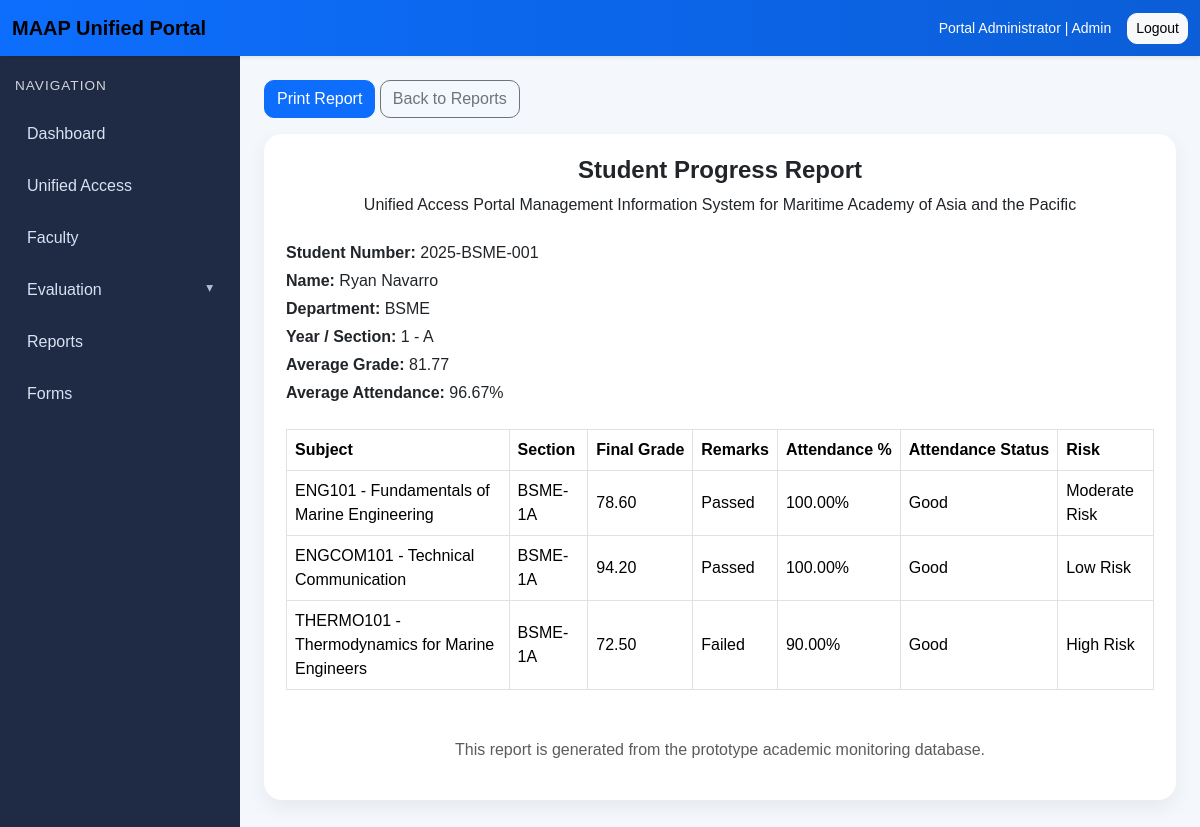
The page /reports/student/16/progress/ (signed in) on the database its author committed.
### accounts/models.py (models this page shows, shortened)
class CustomUser(AbstractUser):
    ROLE_CHOICES = [
        ("admin", "Admin"),
        ("faculty", "Faculty"),
        ("student", "Student"),
    ]
    role = models.CharField(max_length=20, choices=ROLE_CHOICES, default="student")

### academics/models.py (models this page shows, shortened)
class StudentProfile(models.Model):
    user = models.OneToOneField(
        settings.AUTH_USER_MODEL,
        on_delete=models.CASCADE,
        related_name="student_profile"
    )
    department = models.ForeignKey(
        Department,
        on_delete=models.SET_NULL,
        null=True,
        blank=True,
        related_name="students"
    )
    student_number = models.CharField(max_length=30, unique=True)
    year_level = models.CharField(max_length=20)
    section = models.CharField(max_length=50)
    class Meta:
        ordering = ["student_number"]

class Department(models.Model):
    name = models.CharField(max_length=150, unique=True)
    code = models.CharField(max_length=20, unique=True)
    class Meta:
        ordering = ["name"]

class Enrollment(models.Model):
    student = models.ForeignKey(
        StudentProfile,
        on_delete=models.CASCADE,
        related_name="enrollments"
    )
    class_section = models.ForeignKey(
        ClassSection,
        on_delete=models.CASCADE,
        related_name="enrollments"
    )
    enrolled_at = models.DateTimeField(auto_now_add=True)
    class Meta:
        ordering = ["student__student_number"]
        unique_together = ("student", "class_section")

class ClassSection(models.Model):
    subject = models.ForeignKey(
        Subject,
        on_delete=models.CASCADE,
        related_name="class_sections"
    )
    faculty = models.ForeignKey(
        FacultyProfile,
        on_delete=models.SET_NULL,
        null=True,
        blank=True,
        related_name="classes_handled"
    )
    section_name = models.CharField(max_length=50)
    term = models.CharField(max_length=30)
    school_year = models.CharField(max_length=20)
    schedule = models.CharField(max_length=100, blank=True)
    room = models.CharField(max_length=50, blank=True)
    class Meta:
        ordering = ["school_year", "term", "section_name"]
        unique_together = ("subject", "section_name", "term", "school_year")

class Subject(models.Model):
    code = models.CharField(max_length=20, unique=True)
    title = models.CharField(max_length=200)
    units = models.PositiveIntegerField(default=3)
    department = models.ForeignKey(
        Department,
        on_delete=models.SET_NULL,
        null=True,
        blank=True,
        related_name="subjects"
    )
    class Meta:
        ordering = ["code"]

class Grade(models.Model):
    enrollment = models.OneToOneField(
        Enrollment,
        on_delete=models.CASCADE,
        related_name="grade"
    )
    quiz_total = models.DecimalField(max_digits=5, decimal_places=2, default=0)
    activity_total = models.DecimalField(max_digits=5, decimal_places=2, default=0)
    exam_total = models.DecimalField(max_digits=5, decimal_places=2, default=0)
    lab_total = models.DecimalField(max_digits=5, decimal_places=2, default=0)
    attendance_score = models.DecimalField(max_digits=5, decimal_places=2, default=0)
    final_grade = models.DecimalField(max_digits=5, decimal_places=2, default=0)
    remarks = models.CharField(max_length=20, blank=True)
    updated_at = models.DateTimeField(auto_now=True)
    class Meta:
        ordering = ["enrollment__class_section", "enrollment__student__student_number"]

class AttendanceSummary(models.Model):
    enrollment = models.OneToOneField(
        Enrollment,
        on_delete=models.CASCADE,
        related_name="attendance_summary"
    )
    present_count = models.PositiveIntegerField(default=0)
    absent_count = models.PositiveIntegerField(default=0)
    late_count = models.PositiveIntegerField(default=0)
    attendance_percent = models.DecimalField(max_digits=5, decimal_places=2, default=0)
    status = models.CharField(max_length=20, blank=True)
    updated_at = models.DateTimeField(auto_now=True)
    class Meta:
        ordering = ["enrollment__class_section", "enrollment__student__student_number"]

### reports/views.py (the view)
# urls.py: path("student/<int:student_id>/progress/", views.printable_student_progress_report, name="printable-student-progress-report"),
@login_required
def printable_student_progress_report(request, student_id):
    if not _admin_check(request):
        return redirect("role-redirect")
    student_profile = get_object_or_404(
        StudentProfile.objects.select_related("user", "department"),
        id=student_id
    )
    return _render_student_progress_report(request, student_profile)

### reports/views.py (called while the page is built)
def _admin_check(request):
    return request.user.is_authenticated and request.user.role == "admin"

### templates/reports/printable_student_progress_report.html (shortened to what this page needs)
{% extends "base.html" %}
{% block content %}
<div class="no-print mb-3">
    <button onclick="window.print()" class="btn btn-primary">Print Report</button>
    <a href="{% url 'reports-index' %}" class="btn btn-outline-secondary">Back to Reports</a>
</div>
<div class="section-box printable-report">
    <div class="text-center mb-4">
        <h4 class="fw-bold">Student Progress Report</h4>
        <p class="mb-1">Unified Access Portal Management Information System for Maritime Academy of Asia and the Pacific</p>
    </div>
    <div class="mb-4">
        <p class="mb-1"><strong>Student Number:</strong> {{ student_profile.student_number }}</p>
        <p class="mb-1"><strong>Name:</strong> {{ student_profile.user.get_full_name }}</p>
        <p class="mb-1"><strong>Department:</strong> {{ student_profile.department.code }}</p>
        <p class="mb-1"><strong>Year / Section:</strong> {{ student_profile.year_level }} - {{ student_profile.section }}</p>
        <p class="mb-1"><strong>Average Grade:</strong>
            {% if average_grade %}{{ average_grade|floatformat:2 }}{% else %}No data{% endif %}
        </p>
        <p class="mb-1"><strong>Average Attendance:</strong>
            {% if average_attendance %}{{ average_attendance|floatformat:2 }}%{% else %}No data{% endif %}
        </p>
    </div>
    <table class="table table-bordered align-middle">
        <thead>
            <tr>
                <th>Subject</th>
                <th>Section</th>
                <th>Final Grade</th>
                <th>Remarks</th>
                <th>Attendance %</th>
                <th>Attendance Status</th>
                <th>Risk</th>
            </tr>
        </thead>
        <tbody>
            {% for row in rows %}
            <tr>
                <td>{{ row.enrollment.class_section.subject.code }} - {{ row.enrollment.class_section.subject.title }}</td>
                <td>{{ row.enrollment.class_section.section_name }}</td>
                <td>{% if row.grade %}{{ row.grade.final_grade }}{% else %}-{% endif %}</td>
                <td>{% if row.grade %}{{ row.grade.remarks }}{% else %}-{% endif %}</td>
                <td>{% if row.attendance %}{{ row.attendance.attendance_percent }}%{% else %}-{% endif %}</td>
                <td>{% if row.attendance %}{{ row.attendance.status }}{% else %}-{% endif %}</td>
                <td>{{ row.risk }}</td>
            </tr>
            {% empty %}
            <tr>
                <td colspan="7" class="text-center text-muted">No academic records found.</td>
            </tr>
            {% endfor %}
        </tbody>
    </table>
    <div class="mt-5 text-center">
        <p class="text-muted">This report is generated from the prototype academic monitoring database.</p>
    </div>
</div>
{% endblock %}

### templates/base.html (shortened to what this page needs)
{% load static %}
<!DOCTYPE html>
<html lang="en">
<head>
    <link href="https://cdn.jsdelivr.net/npm/bootstrap@5.3.3/dist/css/bootstrap.min.css" rel="stylesheet">
    <link rel="stylesheet" href="{% static 'css/portal.css' %}">
</head>
<body>
{% if user.is_authenticated %}
    <nav class="navbar navbar-expand-lg portal-navbar shadow-sm">
        <div class="container-fluid">
            <a class="navbar-brand fw-bold" href="{% url 'role-redirect' %}">
                MAAP Unified Portal
            </a>
            <div class="d-flex align-items-center gap-3 ms-auto">
                <span class="text-white small">
                    {{ user.get_full_name|default:user.username }} | {{ user.role|title }}
                </span>
                <form method="post" action="{% url 'logout' %}">
                    <button type="submit" class="btn btn-light btn-sm">Logout</button>
                </form>
            </div>
        </div>
    </nav>
    <div class="portal-wrapper">
        <aside class="portal-sidebar">
            <div class="sidebar-heading">Navigation</div>
            <a href="{% url 'role-redirect' %}" class="sidebar-link">Dashboard</a>
            <a href="{% url 'unified-access' %}" class="sidebar-link">Unified Access</a>
            {% if user.role == 'admin' %}
                    <a href="{% url 'admin-faculty-list' %}" class="sidebar-link">Faculty</a>
                    <button class="sidebar-link sidebar-toggle {% if '/evaluations/' in request.path %}active{% endif %}"
                        type="button"
                        data-bs-toggle="collapse"
                        data-bs-target="#evaluationSubMenu"
                        aria-expanded="{% if '/evaluations/' in request.path %}true{% else %}false{% endif %}"
                        aria-controls="evaluationSubMenu">Evaluation<span class="sidebar-arrow">▾</span>
                    </button>
                <a href="{% url 'reports-index' %}" class="sidebar-link">Reports</a>
                <a href="{% url 'forms-repository' %}" class="sidebar-link">Forms</a>
            {% endif %}
        </aside>
        <main class="portal-content">
{% else %}
    <div class="container py-5">
        <div class="row justify-content-center">
            <div class="col-md-6 col-lg-5">
{% endif %}
                {% block content %}{% endblock %}
{% if user.is_authenticated %}
        </main>
    </div>
{% else %}
            </div>
        </div>
    </div>
{% endif %}
</body>
</html>

### static/css/portal.css (style rules this page uses)
body { background-color: #f4f7fb; font-family: Arial, sans-serif; margin: 0; overflow-x: hidden; }
.portal-navbar { background: linear-gradient(90deg, #0d6efd, #0b5ed7); }
.portal-wrapper { display: flex; min-height: calc(100vh - 56px); width: 100%; max-width: 100vw; min-width: 0; overflow-x: hidden; }
.portal-sidebar { width: 240px; flex: 0 0 240px; background-color: #1f2a44; color: #ffffff; padding: 20px 15px; }
.sidebar-heading { font-size: 0.85rem; text-transform: uppercase; letter-spacing: 1px; margin-bottom: 16px; opacity: 0.8; }
.sidebar-link { display: block; color: #d9e2f2; text-decoration: none; padding: 10px 12px; margin-bottom: 8px; border-radius: 10px; transition: 0.2s ease; }
.portal-content { flex: 1 1 auto; width: calc(100vw - 240px); max-width: calc(100vw - 240px); padding: 24px; min-width: 0; overflow-x: hidden; box-sizing: border-box; }
.section-box { background: #ffffff; border-radius: 18px; padding: 22px; box-shadow: 0 8px 20px rgba(0, 0, 0, 0.06); }
.printable-report { background: #ffffff; }
.table th { white-space: nowrap; }
.table td { vertical-align: middle; }
.btn { border-radius: 10px; }
.section-box { margin-bottom: 4px; }
.sidebar-toggle { width: 100%; border: none; background: transparent; text-align: left; cursor: pointer; }
.sidebar-arrow { float: right; font-size: 0.85rem; opacity: 0.8; }
.admin-dashboard *, .portal-content * { box-sizing: border-box; }

### rows shown on the page
CustomUser: get_full_name "Portal Administrator", role "Admin"
StudentProfile: student_number "2025-BSME-001", user.get_full_name "Ryan Navarro", department.code "BSME", year_level "1", section "A"
Enrollment: enrollment.class_section.subject.code "ENG101", enrollment.class_section.subject "Fundamentals of Marine Engineering", enrollment.class_section.section_name "BSME-1A", grade.final_grade "78.60", grade.remarks "Passed", attendance.attendance_percent "100.00", attendance.status "Good", risk "Moderate Risk"
Enrollment: enrollment.class_section.subject.code "ENGCOM101", enrollment.class_section.subject "Technical Communication", enrollment.class_section.section_name "BSME-1A", grade.final_grade "94.20", grade.remarks "Passed", attendance.attendance_percent "100.00", attendance.status "Good", risk "Low Risk"
Enrollment: enrollment.class_section.subject.code "THERMO101", enrollment.class_section.subject "Thermodynamics for Marine Engineers", enrollment.class_section.section_name "BSME-1A", grade.final_grade "72.50", grade.remarks "Failed", attendance.attendance_percent "90.00", attendance.status "Good", risk "High Risk"

### other values the page prints
{{ average_grade|floatformat:2 }} "81.77"
{{ average_attendance|floatformat:2 }} "96.67"
